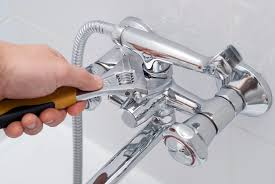
#> input picture services/Plumbing/images.jpg, 275 x 184 px
$ python process_plumbing_images.py
#> lines starting #> are read from the running program, lines starting #| are printed output that depends on the picture
#!/usr/bin/env python3
from PIL import Image
from pathlib import Path
import os

source_dir = Path("services/Plumbing")
output_dir = Path("img/services")
output_dir.mkdir(parents=True, exist_ok=True)

# Image files to process
image_files = [
    "images.jpg",
    "images (1).jpg",
    "images (2).jpg",
    "professional-kitchen-plumbing-installation.jpg",
    "what-type-of-work-can-a-handyman-do-legally_1000x.jpg",
    "Plumbing_Help.webp"
]

processed = 0
errors = 0

for idx, filename in enumerate(image_files, 1):
    input_path = source_dir / filename

    if not input_path.exists():
        print(f"❌ NOT FOUND: {filename}")
        continue

    try:
        # Open image
        img = Image.open(input_path)
#> img is the input picture: PIL image 275x184 RGB; mean R, G, B 184.3, 178.4, 181.7

        # Convert RGBA to RGB if needed
        if img.mode in ('RGBA', 'LA', 'P'):
            bg = Image.new('RGB', img.size, (255, 255, 255))
            bg.paste(img, mask=img.split()[-1] if img.mode == 'RGBA' else None)
            img = bg

        # Calculate smart crop to maintain 3:2 ratio
        w, h = img.size
#> w = 275; h = 184
        ratio = 3/2

        if w/h > ratio:
            # Too wide - crop width
            new_w = int(h * ratio)
            x = (w - new_w) // 2
            img = img.crop((x, 0, x + new_w, h))
        else:
            # Too tall - crop height
            new_h = int(w / ratio)
#> new_h = 183
            y = (h - new_h) // 2
#> y = 0
            img = img.crop((0, y, w, y + new_h))
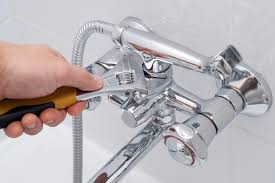
#> img: PIL image 275x183 RGB; mean R, G, B 184.2, 178.3, 181.6

        # Resize to 600x400
        img = img.resize((600, 400), Image.Resampling.LANCZOS)
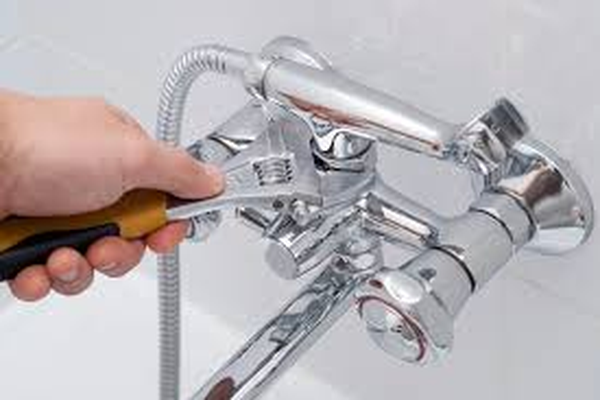
#> img: PIL image 600x400 RGB; mean R, G, B 184.2, 178.3, 181.6

        # Save as optimized JPEG
        output_name = f"plumbing-user-{idx}.jpg"
        output_path = output_dir / output_name
        img.save(output_path, "JPEG", quality=85, optimize=True)

        file_size_kb = output_path.stat().st_size / 1024
        print(f"✅ {idx}. {output_name} ({file_size_kb:.1f} KB)")
        processed += 1

    except Exception as e:
        print(f"❌ ERROR processing {filename}: {e}")
        errors += 1
#> pass 2 of the loop `for idx, filename in enumerate(image_files, 1):`:
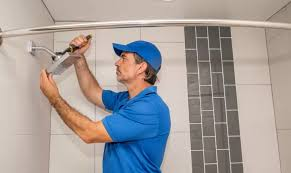
#> input picture services/Plumbing/images (1).jpg, 291 x 173 px
#> img is the input picture: PIL image 291x173 RGB; mean R, G, B 163.3, 157.2, 155.5
#> `img = img.crop((x, 0, x + new_w, h))`:
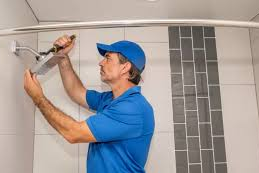
#> img: PIL image 259x173 RGB; mean R, G, B 159.9, 154.6, 154
#> `img = img.resize((600, 400), Image.Resampling.LANCZOS)`:
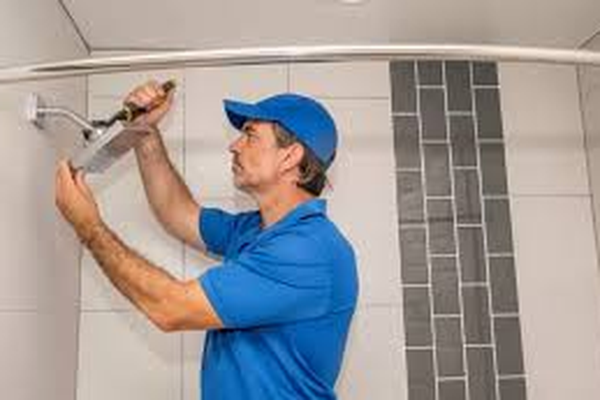
#> img: PIL image 600x400 RGB; mean R, G, B 159.9, 154.6, 154
#> pass 3 of the loop `for idx, filename in enumerate(image_files, 1):`:
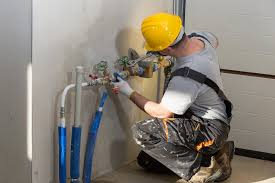
#> input picture services/Plumbing/images (2).jpg, 275 x 183 px
#> img is the input picture: PIL image 275x183 RGB; mean R, G, B 135.7, 128.9, 118.9
#> `img = img.crop((x, 0, x + new_w, h))`:
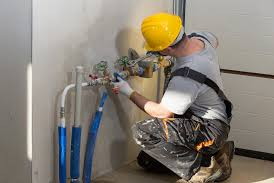
#> img: PIL image 274x183 RGB; mean R, G, B 135.6, 128.8, 118.9
#> `img = img.resize((600, 400), Image.Resampling.LANCZOS)`:
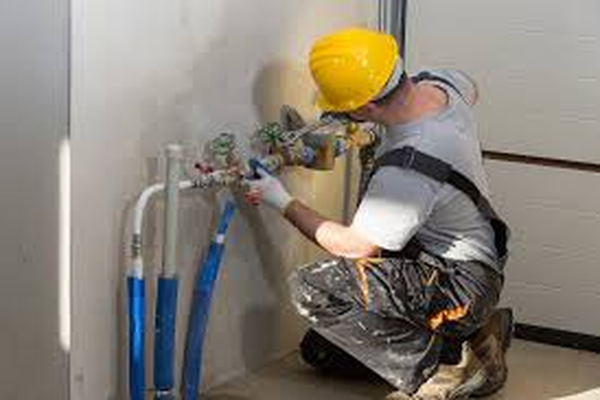
#> img: PIL image 600x400 RGB; mean R, G, B 135.6, 128.8, 118.9
#> the loop made 6 passes; the first 3 are shown

print(f"\n✅ Processed: {processed} images")
if errors:
    print(f"❌ Errors: {errors}")
